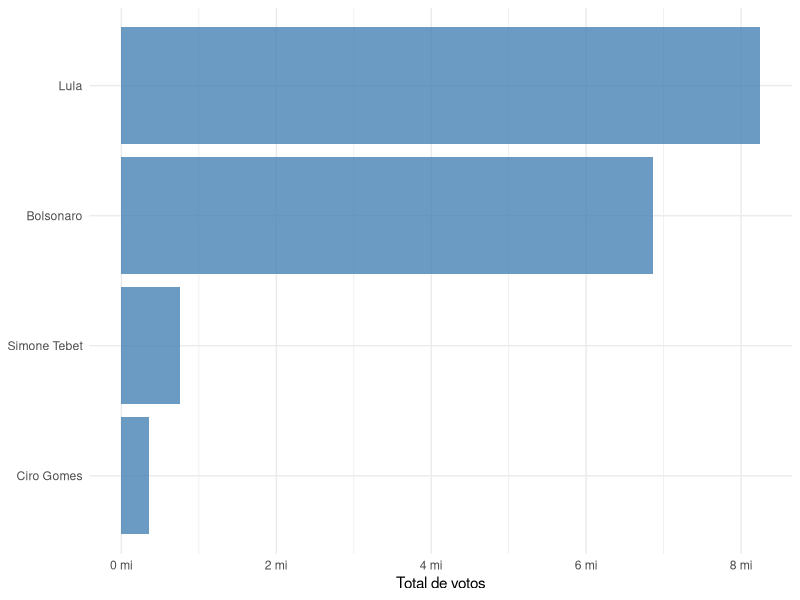
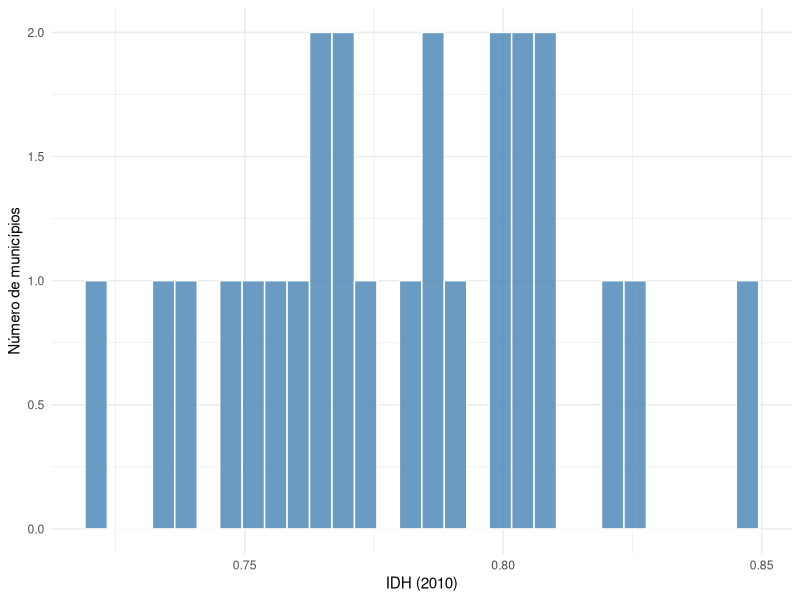
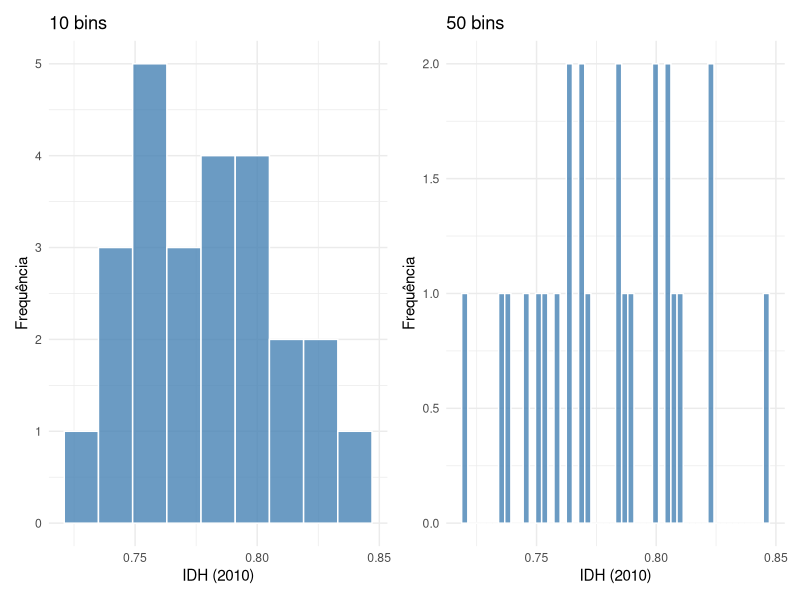
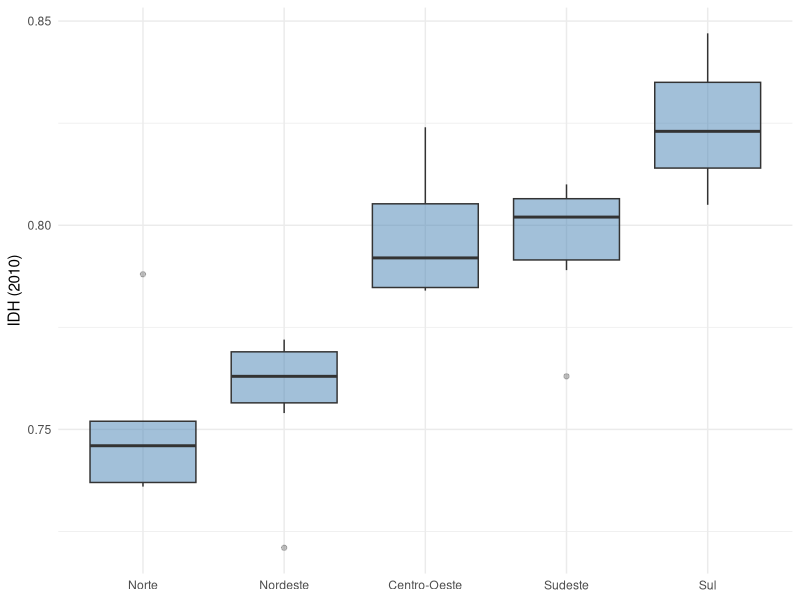
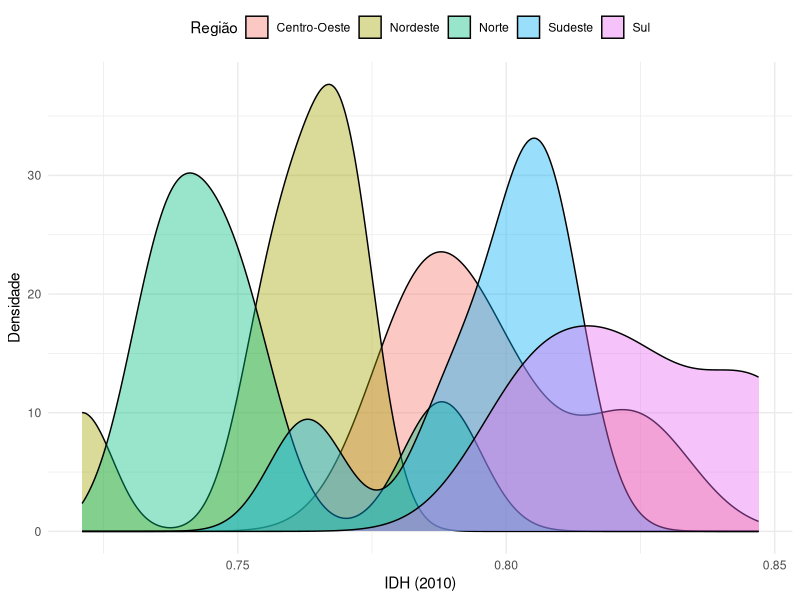
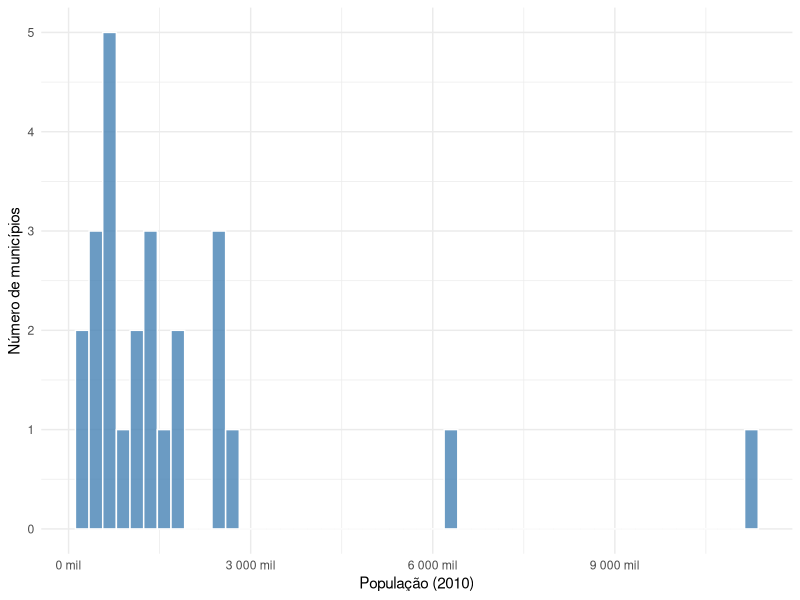
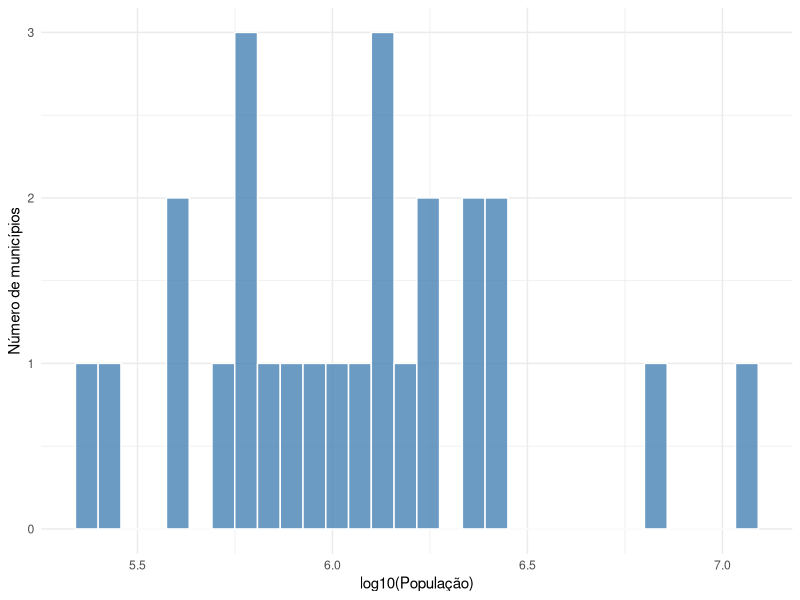

The R source for these figures, in order:
## ---- chunk 1
knitr::opts_chunk$set(
  echo = TRUE,
  message = FALSE,
  warning = FALSE,
  fig.align = "center"
)
library(tidyverse)
## ---- chunk 2
idh <- read_delim("dados/idh_municipios.csv",
                  delim = ";",
                  locale = locale(decimal_mark = ","))

glimpse(idh)
## ---- chunk 3
eleicoes <- read_csv("dados/eleicoes_2022.csv")

# Total de votos por candidato (agregando municípios)
votos_candidato <- eleicoes |>
  group_by(candidato, partido) |>
  summarise(total_votos = sum(votos), .groups = "drop") |>
  arrange(desc(total_votos))

votos_candidato
## ---- chunk 4
votos_candidato <- votos_candidato |>
  mutate(freq_relativa = total_votos / sum(total_votos))

votos_candidato |>
  select(candidato, partido, total_votos, freq_relativa) |>
  mutate(freq_relativa = round(freq_relativa * 100, 1))
## ---- chunk 5
ggplot(votos_candidato, aes(x = reorder(candidato, total_votos), y = total_votos)) +
  geom_col(fill = "steelblue", alpha = 0.8) +
  coord_flip() +
  scale_y_continuous(labels = scales::number_format(scale = 1e-6, suffix = " mi")) +
  labs(x = NULL, y = "Total de votos") +
  theme_minimal()
## ---- chunk 6
mean(idh$idh_2010)
## ---- chunk 7
median(idh$idh_2010)
## ---- chunk 8
idh |>
  summarise(
    media_idh = mean(idh_2010),
    mediana_idh = median(idh_2010),
    diferenca = media_idh - mediana_idh
  )
## ---- chunk 9
idh |>
  summarise(
    media_pop = mean(populacao_2010),
    mediana_pop = median(populacao_2010),
    razao = media_pop / mediana_pop
  )
## ---- chunk 10
idh |>
  summarise(
    minimo = min(idh_2010),
    maximo = max(idh_2010),
    amplitude = maximo - minimo
  )
## ---- chunk 11
var(idh$idh_2010)
## ---- chunk 12
sd(idh$idh_2010)
## ---- chunk 13
idh |>
  group_by(regiao) |>
  summarise(
    n = n(),
    media = round(mean(idh_2010), 3),
    dp = round(sd(idh_2010), 3)
  ) |>
  arrange(desc(media))
## ---- chunk 14
idh |>
  summarise(
    Q1 = quantile(idh_2010, 0.25),
    mediana = quantile(idh_2010, 0.50),
    Q3 = quantile(idh_2010, 0.75),
    IQR = IQR(idh_2010)
  )
## ---- chunk 15
ggplot(idh, aes(x = idh_2010)) +
  geom_histogram(bins = 30, fill = "steelblue", color = "white", alpha = 0.8) +
  labs(x = "IDH (2010)", y = "Número de municípios") +
  theme_minimal()
## ---- chunk 16
library(patchwork)

p1 <- ggplot(idh, aes(x = idh_2010)) +
  geom_histogram(bins = 10, fill = "steelblue", color = "white", alpha = 0.8) +
  labs(x = "IDH (2010)", y = "Frequência", title = "10 bins") +
  theme_minimal()

p2 <- ggplot(idh, aes(x = idh_2010)) +
  geom_histogram(bins = 50, fill = "steelblue", color = "white", alpha = 0.8) +
  labs(x = "IDH (2010)", y = "Frequência", title = "50 bins") +
  theme_minimal()

p1 + p2
## ---- chunk 17
ggplot(idh, aes(x = reorder(regiao, idh_2010, FUN = median), y = idh_2010)) +
  geom_boxplot(fill = "steelblue", alpha = 0.5, outlier.alpha = 0.3) +
  labs(x = NULL, y = "IDH (2010)") +
  theme_minimal()
## ---- chunk 18
ggplot(idh, aes(x = idh_2010, fill = regiao)) +
  geom_density(alpha = 0.4) +
  labs(x = "IDH (2010)", y = "Densidade", fill = "Região") +
  theme_minimal() +
  theme(legend.position = "top")
## ---- chunk 19
ggplot(idh, aes(x = populacao_2010)) +
  geom_histogram(bins = 50, fill = "steelblue", color = "white", alpha = 0.8) +
  scale_x_continuous(labels = scales::number_format(scale = 1e-3, suffix = " mil")) +
  labs(x = "População (2010)", y = "Número de municípios") +
  theme_minimal()
## ---- chunk 20
ggplot(idh, aes(x = log10(populacao_2010))) +
  geom_histogram(bins = 30, fill = "steelblue", color = "white", alpha = 0.8) +
  labs(x = "log10(População)", y = "Número de municípios") +
  theme_minimal()
## ---- chunk 21
summary(idh$idh_2010)
